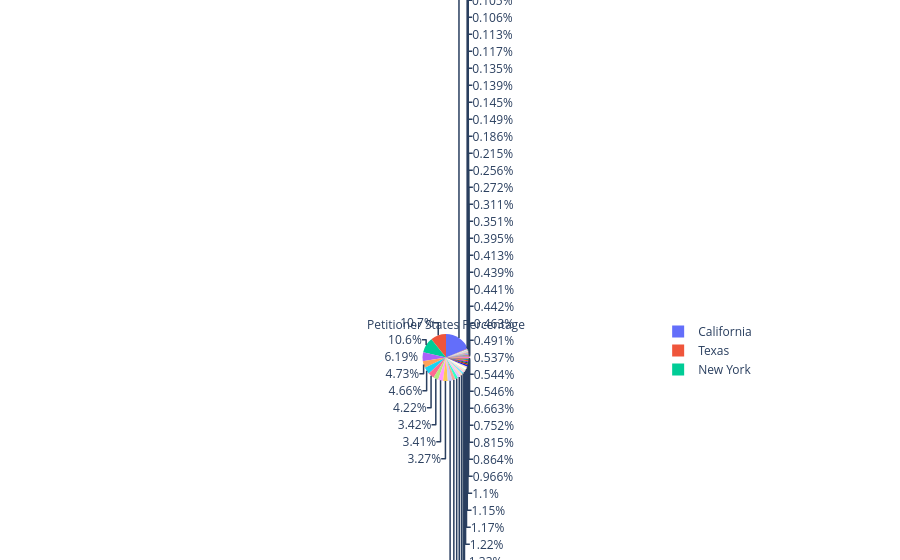

The notebook cell this image was saved under:
### Markdown cell above
I tried to create a horizontal bar chart because of the number of categories. However, even this chart is unable to convey our information effectively.

### Code cell
fig4 = go.Figure(
    data=[
    go.Pie(
        labels=Petitioner_State.index, 
        values=Petitioner_State.values,
        title="Petitioner States Percentage"
        )])

fig4.show()

### Figure 1 — Plotly figure (JSON) as saved in the notebook; plotly's stock layout.template omitted (floating-point values rounded to 4 significant figures)
{"data": [{"labels": ["AA", "Alaska", "Alabama", "AP", "Arkansas", "AS", "Arizona", "California", "Colorado", "Connecticut", "District of Columbia", "Delaware", "Florida", "Georgia", "GU", "Hawaii", "Iowa", "Idaho", "Illinois", "Indiana", "Kansas", "Kentucky", "Louisiana", "Massachusetts", "Maryland", "Maine", "MH", "Michigan", "Minnesota", "Missouri", "MP", "Mississippi", "Montana", "North Carolina", "North Dakota", "Nebraska", "New Hampshire", "New Jersey", "New Mexico", "Nevada", "New York", "Ohio", "Oklahoma", "Oregon", "Pennsylvania", "PR", "Rhode Island", "South Carolina", "South Dakota", "Tennessee", "Texas", "Utah", "Virginia", "VI", "Vermont", "Washington", "Wisconsin", "West Virginia", "Wyoming", "XX"], "title": {"text": "Petitioner States Percentage"}, "type": "pie", "values": [2, 221, 1491, 1, 1128, 1, 4267, 59890, 3696, 3760, 2623, 1751, 13584, 10996, 693, 362, 1578, 466, 15219, 3109, 1757, 1412, 1419, 15006, 6218, 435, 1, 10505, 4281, 3917, 186, 597, 268, 6812, 478, 1327, 1001, 19898, 876, 1423, 34164, 6759, 1271, 1726, 9984, 210, 824, 2133, 447, 3550, 34501, 2420, 10983, 65, 341, 6140, 2778, 376, 339, 17]}], "layout": {}}
